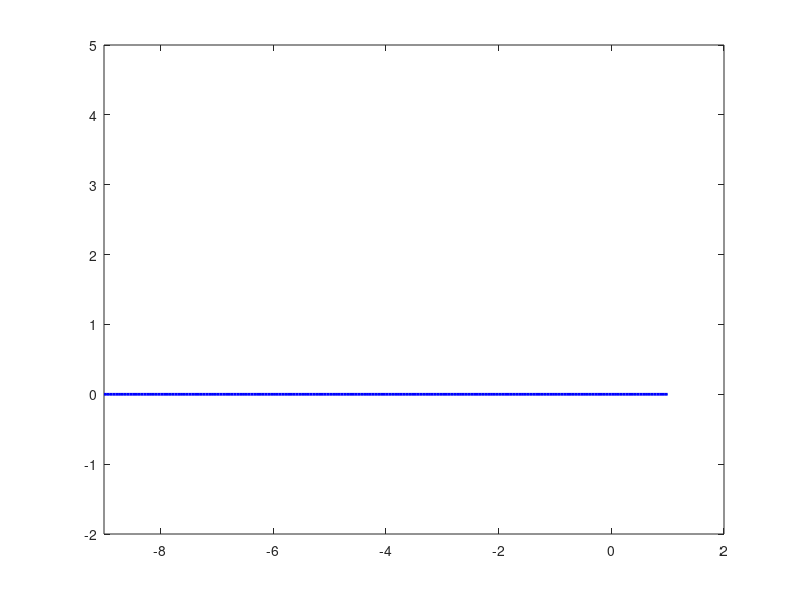

MATLAB code for this plot: (Note: this script raises an error after producing the figure.)
global Data;
global UpdateTimer;

Data.time_step_size = 0.05;
Data.time = -9:Data.time_step_size:1;
Data.x = zeros(size(Data.time));
Data.y = zeros(size(Data.time));
Data.K = 1;
Data.zeta = 1;
Data.omega = 1;
Data.N = length(Data.time);
Data.Running = 0;
Data.ypp = 0;
Data.yp = 0;

plot(Data.time,Data.x,'g--',Data.time(1:Data.N),Data.y(1:Data.N),'b-','linewidth',2);
axis([Data.time(1) Data.time(end)+1 -2 5]);
UpdateTimer = timer('BusyMode','queue','ExecutionMode','fixedDelay','Name','UpdateTimer',...
    'Period',0.1,'TimerFcn','UpdateData');